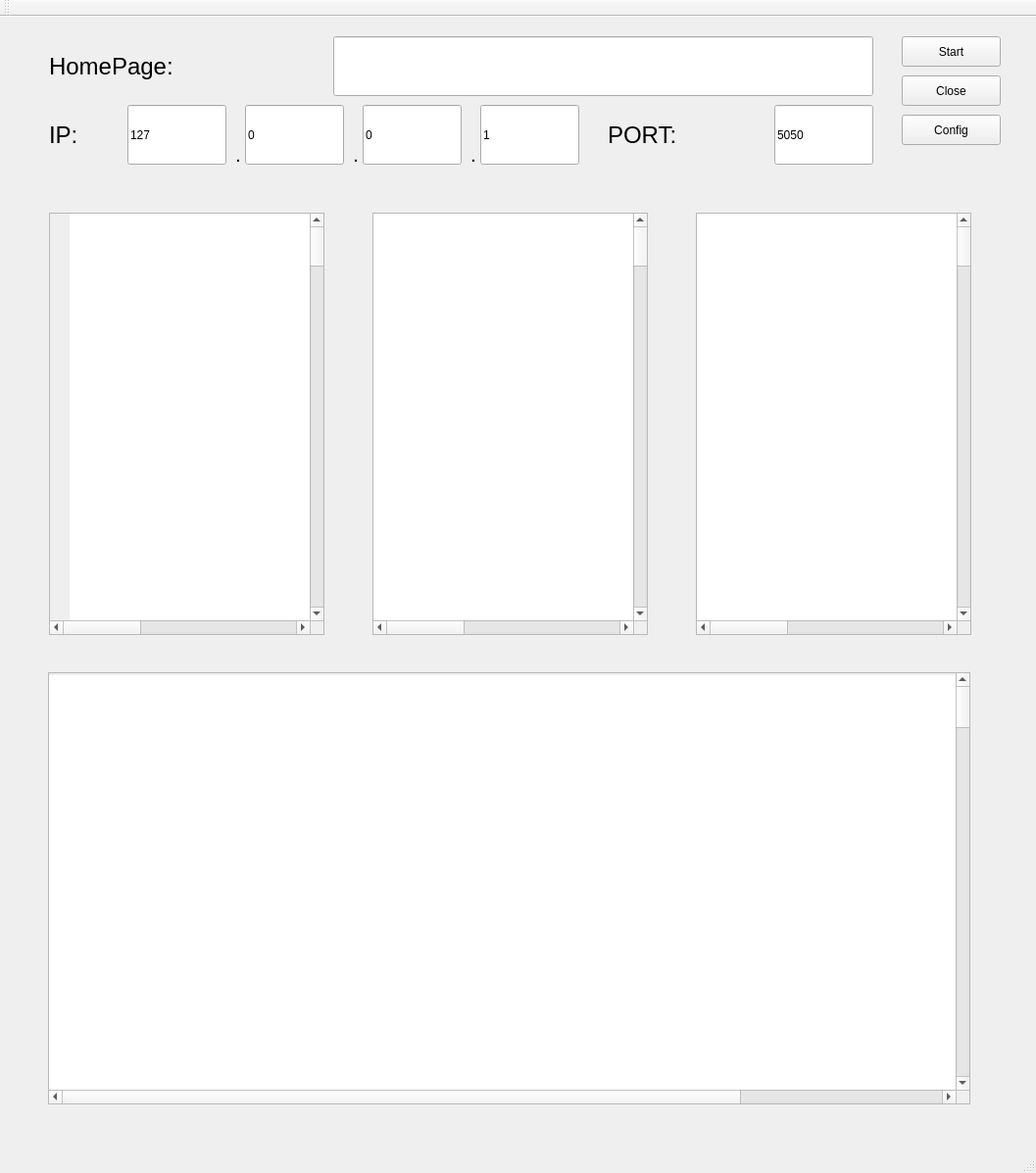
<?xml version="1.0" encoding="UTF-8"?>
<ui version="4.0">
 <class>QtGuiApplication1Class</class>
 <widget class="QMainWindow" name="QtGuiApplication1Class">
  <property name="geometry">
   <rect>
    <x>0</x>
    <y>0</y>
    <width>1057</width>
    <height>1197</height>
   </rect>
  </property>
  <property name="windowTitle">
   <string>QtGuiApplication1</string>
  </property>
  <widget class="QWidget" name="centralWidget">
   <widget class="QPushButton" name="OKbutton">
    <property name="geometry">
     <rect>
      <x>920</x>
      <y>100</y>
      <width>101</width>
      <height>31</height>
     </rect>
    </property>
    <property name="text">
     <string>Config</string>
    </property>
   </widget>
   <widget class="QLineEdit" name="ip1">
    <property name="geometry">
     <rect>
      <x>130</x>
      <y>90</y>
      <width>101</width>
      <height>61</height>
     </rect>
    </property>
    <property name="text">
     <string>127</string>
    </property>
   </widget>
   <widget class="QLabel" name="label_2">
    <property name="geometry">
     <rect>
      <x>240</x>
      <y>130</y>
      <width>61</width>
      <height>20</height>
     </rect>
    </property>
    <property name="font">
     <font>
      <family>Arial</family>
      <pointsize>16</pointsize>
     </font>
    </property>
    <property name="text">
     <string>.</string>
    </property>
   </widget>
   <widget class="QLabel" name="label_3">
    <property name="geometry">
     <rect>
      <x>360</x>
      <y>130</y>
      <width>61</width>
      <height>20</height>
     </rect>
    </property>
    <property name="font">
     <font>
      <family>Arial</family>
      <pointsize>16</pointsize>
     </font>
    </property>
    <property name="text">
     <string>.</string>
    </property>
   </widget>
   <widget class="QLineEdit" name="ip2">
    <property name="geometry">
     <rect>
      <x>250</x>
      <y>90</y>
      <width>101</width>
      <height>61</height>
     </rect>
    </property>
    <property name="text">
     <string>0</string>
    </property>
   </widget>
   <widget class="QLabel" name="label_4">
    <property name="geometry">
     <rect>
      <x>480</x>
      <y>130</y>
      <width>61</width>
      <height>20</height>
     </rect>
    </property>
    <property name="font">
     <font>
      <family>Arial</family>
      <pointsize>16</pointsize>
     </font>
    </property>
    <property name="text">
     <string>.</string>
    </property>
   </widget>
   <widget class="QLineEdit" name="ip3">
    <property name="geometry">
     <rect>
      <x>370</x>
      <y>90</y>
      <width>101</width>
      <height>61</height>
     </rect>
    </property>
    <property name="text">
     <string>0</string>
    </property>
   </widget>
   <widget class="QLineEdit" name="ip4">
    <property name="geometry">
     <rect>
      <x>490</x>
      <y>90</y>
      <width>101</width>
      <height>61</height>
     </rect>
    </property>
    <property name="text">
     <string>1</string>
    </property>
   </widget>
   <widget class="QLabel" name="label_5">
    <property name="geometry">
     <rect>
      <x>50</x>
      <y>100</y>
      <width>101</width>
      <height>41</height>
     </rect>
    </property>
    <property name="font">
     <font>
      <family>Arial</family>
      <pointsize>18</pointsize>
     </font>
    </property>
    <property name="text">
     <string>IP:</string>
    </property>
   </widget>
   <widget class="QLabel" name="label_6">
    <property name="geometry">
     <rect>
      <x>620</x>
      <y>100</y>
      <width>191</width>
      <height>41</height>
     </rect>
    </property>
    <property name="font">
     <font>
      <family>Arial</family>
      <pointsize>18</pointsize>
     </font>
    </property>
    <property name="text">
     <string>PORT:</string>
    </property>
   </widget>
   <widget class="QLineEdit" name="port1">
    <property name="geometry">
     <rect>
      <x>790</x>
      <y>90</y>
      <width>101</width>
      <height>61</height>
     </rect>
    </property>
    <property name="text">
     <string>5050</string>
    </property>
   </widget>
   <widget class="QLabel" name="label_7">
    <property name="geometry">
     <rect>
      <x>50</x>
      <y>20</y>
      <width>261</width>
      <height>61</height>
     </rect>
    </property>
    <property name="font">
     <font>
      <family>Arial</family>
      <pointsize>18</pointsize>
     </font>
    </property>
    <property name="text">
     <string>HomePage:</string>
    </property>
   </widget>
   <widget class="QLineEdit" name="homepage">
    <property name="geometry">
     <rect>
      <x>340</x>
      <y>20</y>
      <width>551</width>
      <height>61</height>
     </rect>
    </property>
    <property name="text">
     <string/>
    </property>
   </widget>
   <widget class="QScrollArea" name="scrollArea">
    <property name="geometry">
     <rect>
      <x>50</x>
      <y>200</y>
      <width>281</width>
      <height>431</height>
     </rect>
    </property>
    <property name="verticalScrollBarPolicy">
     <enum>Qt::ScrollBarAlwaysOn</enum>
    </property>
    <property name="horizontalScrollBarPolicy">
     <enum>Qt::ScrollBarAlwaysOn</enum>
    </property>
    <property name="widgetResizable">
     <bool>false</bool>
    </property>
    <widget class="QWidget" name="scrollAreaWidgetContents">
     <property name="geometry">
      <rect>
       <x>0</x>
       <y>0</y>
       <width>800</width>
       <height>12000</height>
      </rect>
     </property>
     <widget class="QLabel" name="outputLabel">
      <property name="geometry">
       <rect>
        <x>20</x>
        <y>0</y>
        <width>800</width>
        <height>12000</height>
       </rect>
      </property>
      <property name="styleSheet">
       <string notr="true">#outputLabel{
	background:white;
}</string>
      </property>
      <property name="text">
       <string/>
      </property>
      <property name="alignment">
       <set>Qt::AlignLeading|Qt::AlignLeft|Qt::AlignTop</set>
      </property>
     </widget>
    </widget>
   </widget>
   <widget class="QScrollArea" name="scrollArea_2">
    <property name="geometry">
     <rect>
      <x>380</x>
      <y>200</y>
      <width>281</width>
      <height>431</height>
     </rect>
    </property>
    <property name="verticalScrollBarPolicy">
     <enum>Qt::ScrollBarAlwaysOn</enum>
    </property>
    <property name="horizontalScrollBarPolicy">
     <enum>Qt::ScrollBarAlwaysOn</enum>
    </property>
    <property name="widgetResizable">
     <bool>false</bool>
    </property>
    <widget class="QWidget" name="scrollAreaWidgetContents2">
     <property name="geometry">
      <rect>
       <x>0</x>
       <y>0</y>
       <width>800</width>
       <height>12000</height>
      </rect>
     </property>
     <widget class="QLabel" name="outputLabel2">
      <property name="geometry">
       <rect>
        <x>0</x>
        <y>0</y>
        <width>800</width>
        <height>12000</height>
       </rect>
      </property>
      <property name="styleSheet">
       <string notr="true">#outputLabel2{
	background:white;
}</string>
      </property>
      <property name="text">
       <string/>
      </property>
      <property name="alignment">
       <set>Qt::AlignLeading|Qt::AlignLeft|Qt::AlignTop</set>
      </property>
     </widget>
    </widget>
   </widget>
   <widget class="QPushButton" name="Start">
    <property name="geometry">
     <rect>
      <x>920</x>
      <y>20</y>
      <width>101</width>
      <height>31</height>
     </rect>
    </property>
    <property name="text">
     <string>Start</string>
    </property>
   </widget>
   <widget class="QPushButton" name="Close">
    <property name="geometry">
     <rect>
      <x>920</x>
      <y>60</y>
      <width>101</width>
      <height>31</height>
     </rect>
    </property>
    <property name="text">
     <string>Close</string>
    </property>
   </widget>
   <widget class="QScrollArea" name="scrollArea3">
    <property name="geometry">
     <rect>
      <x>710</x>
      <y>200</y>
      <width>281</width>
      <height>431</height>
     </rect>
    </property>
    <property name="verticalScrollBarPolicy">
     <enum>Qt::ScrollBarAlwaysOn</enum>
    </property>
    <property name="horizontalScrollBarPolicy">
     <enum>Qt::ScrollBarAlwaysOn</enum>
    </property>
    <property name="widgetResizable">
     <bool>false</bool>
    </property>
    <widget class="QWidget" name="scrollAreaWidgetContents2_3">
     <property name="geometry">
      <rect>
       <x>0</x>
       <y>0</y>
       <width>800</width>
       <height>12000</height>
      </rect>
     </property>
     <widget class="QLabel" name="outputLabel3">
      <property name="geometry">
       <rect>
        <x>0</x>
        <y>0</y>
        <width>800</width>
        <height>12000</height>
       </rect>
      </property>
      <property name="styleSheet">
       <string notr="true">#outputLabel3{
	background:white;
}</string>
      </property>
      <property name="text">
       <string/>
      </property>
      <property name="alignment">
       <set>Qt::AlignLeading|Qt::AlignLeft|Qt::AlignTop</set>
      </property>
     </widget>
    </widget>
   </widget>
   <widget class="QScrollArea" name="scrollArea4">
    <property name="geometry">
     <rect>
      <x>49</x>
      <y>669</y>
      <width>941</width>
      <height>441</height>
     </rect>
    </property>
    <property name="verticalScrollBarPolicy">
     <enum>Qt::ScrollBarAlwaysOn</enum>
    </property>
    <property name="horizontalScrollBarPolicy">
     <enum>Qt::ScrollBarAsNeeded</enum>
    </property>
    <property name="widgetResizable">
     <bool>false</bool>
    </property>
    <property name="alignment">
     <set>Qt::AlignLeading|Qt::AlignLeft|Qt::AlignTop</set>
    </property>
    <widget class="QWidget" name="scrollAreaWidgetContents4">
     <property name="geometry">
      <rect>
       <x>0</x>
       <y>0</y>
       <width>1200</width>
       <height>24000</height>
      </rect>
     </property>
     <widget class="QLabel" name="outputLabel4">
      <property name="geometry">
       <rect>
        <x>0</x>
        <y>2</y>
        <width>1200</width>
        <height>24000</height>
       </rect>
      </property>
      <property name="styleSheet">
       <string notr="true">#outputLabel4{
	background:white;
}</string>
      </property>
      <property name="text">
       <string/>
      </property>
      <property name="alignment">
       <set>Qt::AlignLeading|Qt::AlignLeft|Qt::AlignTop</set>
      </property>
     </widget>
    </widget>
   </widget>
  </widget>
  <widget class="QToolBar" name="mainToolBar">
   <attribute name="toolBarArea">
    <enum>TopToolBarArea</enum>
   </attribute>
   <attribute name="toolBarBreak">
    <bool>false</bool>
   </attribute>
  </widget>
  <widget class="QStatusBar" name="statusBar"/>
  <action name="start">
   <property name="checkable">
    <bool>false</bool>
   </property>
   <property name="text">
    <string>Start Server</string>
   </property>
  </action>
  <action name="close">
   <property name="text">
    <string>Close Server</string>
   </property>
  </action>
  <action name="actionQuit">
   <property name="text">
    <string>Quit</string>
   </property>
  </action>
 </widget>
 <layoutdefault spacing="6" margin="11"/>
 <resources>
  <include location="QtGuiApplication1.qrc"/>
 </resources>
 <connections/>
</ui>
